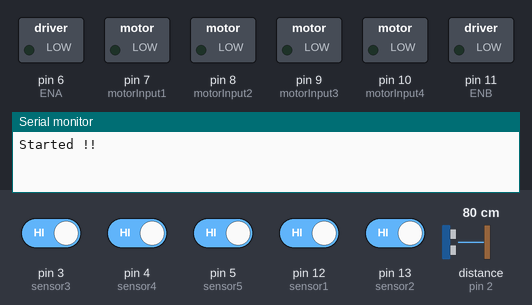
A sketch run on a simulated Arduino Uno, built with avr-gcc and run on an emulated ATmega328P. Shown: switched loads named in the sketch (green lamp = pin HIGH), the last lines printed to the serial monitor. Wiring (inferred from the names in the program): ultrasonic range finder: trigger A0; echo pin 2. Inputs (shaded band) come from the test bench; at power-on: pin 3 (sensor3), pin 4 (sensor4), pin 5 (sensor5), pin 12 (sensor1), pin 13 (sensor2) HIGH, distance to the obstacle (sensor on pin 2) 80 cm. The echo pulse lasts 58.3 µs per cm; pins used as bus, display or sensor lines are not drawn.

Above: at 2.7 s.
2.8 s: pin 4 (sensor4) driven LOW
At 3.2 s:
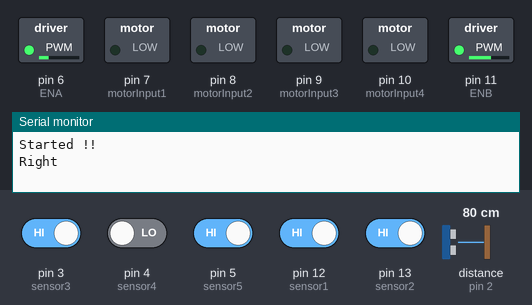
4.3 s: pin 12 (sensor1) driven LOW
At 5.5 s:
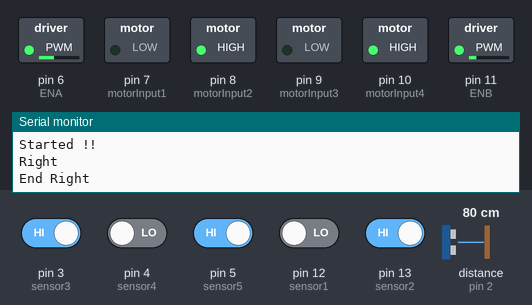
5.8 s: distance to the obstacle (sensor on pin 2) set to 2 cm
At 6.7 s:
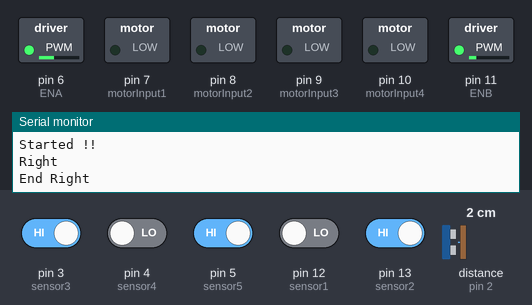
7.3 s: pin 4 (sensor4) driven HIGH
At 7.8 s:
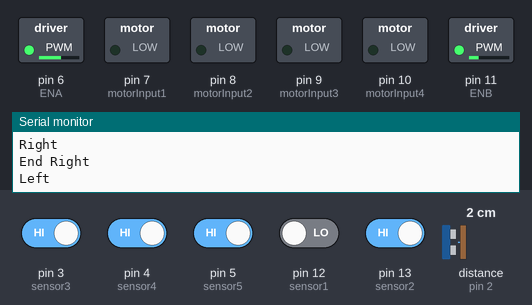
8.8 s: pin 3 (sensor3) driven LOW
10.3 s: distance to the obstacle (sensor on pin 2) set to 18 cm
At 11.4 s:
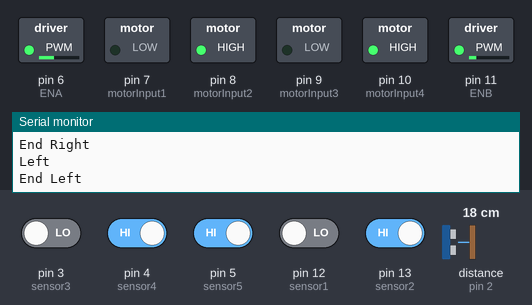
Timing chart, 0 to 12.8 s (numbered marks = the images above; inputs shaded):
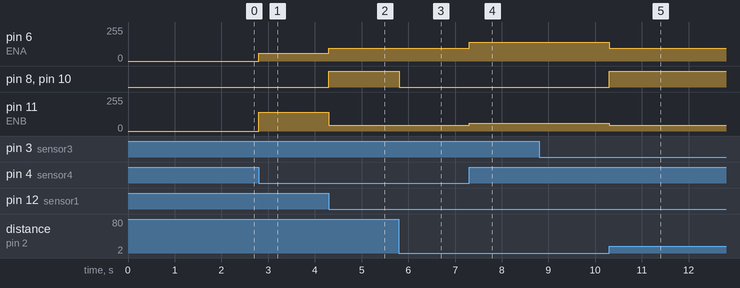

The sketch:

loading-unloading-robot.ino
```cpp
// IR Sensors
int sensor1 = 12;     // Left most sensor
int sensor2 = 13;
int sensor3 = 3;
int sensor4 = 4;
int sensor5 = 5;    // Right most sensor

// Ultrasonic sensor
int trig = A0;
int echo1 = 2;
int echo2 = 18; // blm kepake

int counter = 0;

// Initial Values of Sensors
int sensor[5] = { 0, 0, 0, 0, 0 };

// Motor Variables
int ENA = 6; // Right motor
int motorInput1 = 7;
int motorInput2 = 8;
int motorInput3 = 9;
int motorInput4 = 10;
int ENB = 11; // Left motor

//Initial Speed of Motor
int initial_motor_speed = 70;

// PID Constants
float Kp = 25;
float Ki = 0;
float Kd = 15;

float error = 0, P = 0, I = 0, D = 0, PID_value = 0;
float previous_error = 0, previous_I = 0;

int flag = 0;

int payloadState = 0;
int payloadCategory = 0;

volatile float distanceFront, distanceGripper;
volatile unsigned long timestart1, timeend1, timestart2, timeend2;

float distance;


enum movementState {
    FORWARD = 1,
    REVERSE = 2,
    LEFT = 3,
    RIGHT = 4,
    SHARPLEFT = 5,
    SHARPRIGHT = 6,
    STOP = 7,
};

enum payloadCategory {
    CATEGORY1 = 1,
    CATEGORY2 = 2,
    CATEGORY3 = 3,
    CATEGORY4 = 4,
};

void printSensor() {
    Serial.println(String(sensor[0]) + String(sensor[1]) + String(sensor[2]) + String(sensor[3]) + String(sensor[4]));
}

void moveLeft() {
    Serial.println("Left");
    while (error != FORWARD && error != STOP) {
        sendSignalUltrasonic(trig);
        readLineFollowerSensor();
        analogWrite(ENA, 140);  //Right Motor Speed
        analogWrite(ENB, 60);   //Left Motor Speed
    }
    Serial.println("End Left");
}

void moveRight() {
    Serial.println("Right");
    while (error != FORWARD && error != STOP) {
        sendSignalUltrasonic(trig);
        readLineFollowerSensor();
        analogWrite(ENA, 60);   // Right motor speed
        analogWrite(ENB, 140);   // Left motor speed
    }
    Serial.println("End Right");
}

void moveSharpLeft() {
    sharpLeftTurn();
    Serial.println("Sharp Left");
    while (error != FORWARD) {
        sendSignalUltrasonic(trig);
        readLineFollowerSensor();
        analogWrite(ENA, 80);  //Right Motor Speed
        analogWrite(ENB, 70);   //Left Motor Speed
    }
    Serial.println("End Sharp Left");
    forward();
}

void moveSharpRight() {
    sharpRightTurn();
    Serial.println("Sharp Right");
    while (error != FORWARD) {
        sendSignalUltrasonic(trig);
        readLineFollowerSensor();
        analogWrite(ENA, 70);  //Right Motor Speed
        analogWrite(ENB, 80);   //Left Motor Speed
    }
    Serial.println("End Sharp Right");
    forward();
}

void forward() {
    /*The pin numbers and high, low values might be different depending on your connections */
    digitalWrite(motorInput1, LOW);
    digitalWrite(motorInput2, HIGH);
    digitalWrite(motorInput3, LOW);
    digitalWrite(motorInput4, HIGH);
}
void reverse() {
    /*The pin numbers and high, low values might be different depending on your connections */
    digitalWrite(motorInput1, HIGH);
    digitalWrite(motorInput2, LOW);
    digitalWrite(motorInput3, HIGH);
    digitalWrite(motorInput4, LOW);
}
void right() {
    /*The pin numbers and high, low values might be different depending on your connections */
    digitalWrite(motorInput1, LOW);
    digitalWrite(motorInput2, HIGH);
    digitalWrite(motorInput3, LOW);
    digitalWrite(motorInput4, LOW);
}
void left() {
    /*The pin numbers and high, low values might be different depending on your connections */
    digitalWrite(motorInput1, LOW);
    digitalWrite(motorInput2, LOW);
    digitalWrite(motorInput3, LOW);
    digitalWrite(motorInput4, HIGH);
}
void sharpRightTurn() {
    /*The pin numbers and high, low values might be different depending on your connections */
    digitalWrite(motorInput1, LOW);
    digitalWrite(motorInput2, HIGH);
    digitalWrite(motorInput3, HIGH);
    digitalWrite(motorInput4, LOW);
}
void sharpLeftTurn() {
    /*The pin numbers and high, low values might be different depending on your connections */
    digitalWrite(motorInput1, HIGH);
    digitalWrite(motorInput2, LOW);
    digitalWrite(motorInput3, LOW);
    digitalWrite(motorInput4, HIGH);
}
void stopBot() {
    /*The pin numbers and high, low values might be different depending on your connections */
    // Serial.println("STOP");
    digitalWrite(motorInput1, LOW);
    digitalWrite(motorInput2, LOW);
    digitalWrite(motorInput3, LOW);
    digitalWrite(motorInput4, LOW);
}

void readLineFollowerSensor() {
    sensor[0] = !digitalRead(sensor1);
    sensor[1] = !digitalRead(sensor2);
    sensor[2] = !digitalRead(sensor3);
    sensor[3] = !digitalRead(sensor4);
    sensor[4] = !digitalRead(sensor5);

    if (sensor[0] == 0 && sensor[1] == 0 && sensor[2] == 1 && sensor[3] == 0 && sensor[4] == 0) {
        error = FORWARD;
    } else if ((sensor[0] == 0 && sensor[1] == 0 && sensor[2] == 1 && sensor[3] == 1 && sensor[4] == 0) ||
               (sensor[0] == 0 && sensor[1] == 0 && sensor[2] == 0 && sensor[3] == 1 && sensor[4] == 0) ||
               (sensor[0] == 0 && sensor[1] == 0 && sensor[2] == 1 && sensor[3] == 1 && sensor[4] == 1) ||
               (sensor[0] == 0 && sensor[1] == 0 && sensor[2] == 0 && sensor[3] == 1 && sensor[4] == 1) ||
               (sensor[0] == 0 && sensor[1] == 0 && sensor[2] == 0 && sensor[3] == 0 && sensor[4] == 1)) {
        error = RIGHT;
    } else if ((sensor[0] == 0 && sensor[1] == 1 && sensor[2] == 1 && sensor[3] == 0 && sensor[4] == 0) ||
               (sensor[0] == 0 && sensor[1] == 1 && sensor[2] == 0 && sensor[3] == 0 && sensor[4] == 0) ||
               (sensor[0] == 1 && sensor[1] == 1 && sensor[2] == 1 && sensor[3] == 0 && sensor[4] == 0) ||
               (sensor[0] == 0 && sensor[1] == 1 && sensor[2] == 1 && sensor[3] == 0 && sensor[4] == 0) ||
               (sensor[0] == 1 && sensor[1] == 0 && sensor[2] == 0 && sensor[3] == 0 && sensor[4] == 0)) {
        error = LEFT;
    } else if ((sensor[0] == 0 && sensor[1] == 0 && sensor[2] == 0 && sensor[3] == 0 && sensor[4] == 0) ||
               (sensor[0] == 1 && sensor[1] == 1 && sensor[2] == 1 && sensor[3] == 1 && sensor[4] == 1)) {
        error = STOP;
    } else if (sensor[0] == 1 && sensor[1] == 1 && sensor[2] == 1 && sensor[3] == 1 && sensor[4] == 1) {
        if (payloadCategory == CATEGORY1) {
            error = SHARPLEFT;
        } else if (payloadCategory == CATEGORY2) {
            error = SHARPRIGHT;
        } else {
            error = FORWARD;
        }
        error = SHARPLEFT;
    } else {
        error = FORWARD;
    }
}

void calculate_pid() {
    P = error;
    I = I + previous_I;
    D = error - previous_error;

    PID_value = (Kp * P) + (Ki * I) + (Kd * D);

    previous_I = I;
    previous_error = error;
}

void motor_control() {
    // Calculating the effective motor speed:
    int left_motor_speed = initial_motor_speed - PID_value;
    int right_motor_speed = initial_motor_speed + PID_value;

    // The motor speed should not exceed the max PWM value
    left_motor_speed = constrain(left_motor_speed, 0, 255);
    right_motor_speed = constrain(right_motor_speed, 0, 255);

    analogWrite(ENA, right_motor_speed);     //Right Motor Speed
    analogWrite(ENB, left_motor_speed);    //Left Motor Speed

    //following lines of code are to make the bot move forward
    forward();
}

void readFrontSensor() {
    if(digitalRead(echo1)) {
        timestart1 = micros();
    } else {
        timeend1 = micros();
        int elapsedTime1 = timeend1 - timestart1;
        distanceFront = elapsedTime1 * 0.0343/2;
    }
}

void readGripperSensor() {
    if(digitalRead(echo2)) {
        timestart2 = micros();
    } else {
        timeend2 = micros();
        int elapsedTime2 = timeend2 - timestart2;
        distanceGripper = elapsedTime2 * 0.0343/2;
    }
}

void sendSignalUltrasonic(int trigPin) {
    digitalWrite(trigPin, LOW);
    delayMicroseconds(2);
    digitalWrite(trigPin, HIGH);
    delayMicroseconds(10);
    digitalWrite(trigPin, LOW);
}

void setup() {
    attachInterrupt(digitalPinToInterrupt(echo1), readFrontSensor, CHANGE);
    // attachInterrupt(digitalPinToInterrupt(echo2), readGripperSensor, CHANGE);

    pinMode(trig, OUTPUT);
    pinMode(echo1, INPUT);
    // pinMode(echo2, OUTPUT);

    pinMode(sensor1, INPUT);
    pinMode(sensor2, INPUT);
    pinMode(sensor3, INPUT);
    pinMode(sensor4, INPUT);
    pinMode(sensor5, INPUT);

    pinMode(motorInput1, OUTPUT);
    pinMode(motorInput2, OUTPUT);
    pinMode(motorInput3, OUTPUT);
    pinMode(motorInput4, OUTPUT);
    pinMode(ENA, OUTPUT);
    pinMode(ENB, OUTPUT);

    Serial.begin(9600);    //setting serial monitor at a default baund rate of 9600
    delay(500);
    Serial.println("Started !!");
    delay(1000);
}

void loop() {
    readLineFollowerSensor();
    sendSignalUltrasonic(trig);
    if (error == LEFT) {    // Left turn until straight path
        moveLeft();
    } else if (error == RIGHT) {    // Right turn until straight path
        moveRight();
    } else if (error == SHARPLEFT) {    // Make left turn until it detects straight path
        sharpLeftTurn();
    } else if (error == SHARPRIGHT) {   // Make right turn until it detects straight path
        sharpRightTurn();
    } else if (error == STOP || distanceFront <= 10.00) {
        stopBot();
    } else {
        calculate_pid();
        motor_control();
    }
}
```

Measured:
- after the input at 2.8 s, pin 6 (ENA): 0/255 → 60/255 at once; pin 11 (ENB): 0/255 → 140/255 at once
- after the input at 4.3 s, pin 6 (ENA): 60/255 → 95/255 at once; pin 8 (motorInput2), pin 10 (motorInput4): LOW → HIGH at once; pin 11 (ENB): 140/255 → 45/255 at once
- after the input at 5.8 s, pin 8 (motorInput2), pin 10 (motorInput4): HIGH → LOW at once
- after the input at 7.3 s, pin 6 (ENA): 95/255 → 140/255 at once; pin 11 (ENB): 45/255 → 60/255 at once
- after the input at 10.3 s, pin 6 (ENA): 140/255 → 95/255 at once; pin 8 (motorInput2), pin 10 (motorInput4): LOW → HIGH at once; pin 11 (ENB): 60/255 → 45/255 at once
